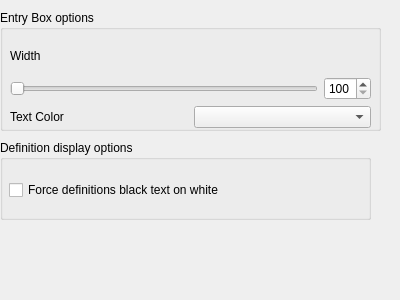
<?xml version="1.0" encoding="UTF-8"?>
<ui version="4.0">
 <class>Form</class>
 <widget class="QWidget" name="Form">
  <property name="geometry">
   <rect>
    <x>0</x>
    <y>0</y>
    <width>400</width>
    <height>300</height>
   </rect>
  </property>
  <property name="windowTitle">
   <string>Form</string>
  </property>
  <widget class="QGroupBox" name="groupBox">
   <property name="geometry">
    <rect>
     <x>0</x>
     <y>10</y>
     <width>381</width>
     <height>121</height>
    </rect>
   </property>
   <property name="title">
    <string>Entry Box options</string>
   </property>
   <widget class="QWidget" name="verticalLayoutWidget">
    <property name="geometry">
     <rect>
      <x>10</x>
      <y>30</y>
      <width>361</width>
      <height>88</height>
     </rect>
    </property>
    <layout class="QVBoxLayout" name="verticalLayout">
     <item>
      <widget class="QLabel" name="label">
       <property name="text">
        <string>Width</string>
       </property>
       <property name="buddy">
        <cstring>width_spinbox</cstring>
       </property>
      </widget>
     </item>
     <item>
      <layout class="QHBoxLayout" name="horizontalLayout">
       <item>
        <widget class="QSlider" name="width_slider">
         <property name="minimum">
          <number>100</number>
         </property>
         <property name="maximum">
          <number>640</number>
         </property>
         <property name="orientation">
          <enum>Qt::Horizontal</enum>
         </property>
        </widget>
       </item>
       <item>
        <widget class="QSpinBox" name="width_spinbox">
         <property name="minimum">
          <number>100</number>
         </property>
         <property name="maximum">
          <number>640</number>
         </property>
        </widget>
       </item>
      </layout>
     </item>
     <item>
      <layout class="QHBoxLayout" name="horizontalLayout_2">
       <item>
        <widget class="QLabel" name="label_2">
         <property name="text">
          <string>Text Color</string>
         </property>
        </widget>
       </item>
       <item>
        <widget class="KColorCombo" name="text_colorcombo"/>
       </item>
      </layout>
     </item>
    </layout>
   </widget>
  </widget>
  <widget class="QGroupBox" name="groupBox_2">
   <property name="geometry">
    <rect>
     <x>0</x>
     <y>140</y>
     <width>371</width>
     <height>80</height>
    </rect>
   </property>
   <property name="title">
    <string>Definition display options</string>
   </property>
   <widget class="QWidget" name="verticalLayoutWidget_2">
    <property name="geometry">
     <rect>
      <x>9</x>
      <y>30</y>
      <width>351</width>
      <height>41</height>
     </rect>
    </property>
    <layout class="QVBoxLayout" name="verticalLayout_2">
     <item>
      <widget class="QCheckBox" name="force_bw_definition_box">
       <property name="text">
        <string>Force definitions black text on white</string>
       </property>
      </widget>
     </item>
    </layout>
   </widget>
  </widget>
 </widget>
 <customwidgets>
  <customwidget>
   <class>KColorCombo</class>
   <extends>QComboBox</extends>
   <header>kcolorcombo.h</header>
  </customwidget>
 </customwidgets>
 <resources/>
 <connections>
  <connection>
   <sender>width_slider</sender>
   <signal>valueChanged(int)</signal>
   <receiver>width_spinbox</receiver>
   <slot>setValue(int)</slot>
   <hints>
    <hint type="sourcelabel">
     <x>175</x>
     <y>75</y>
    </hint>
    <hint type="destinationlabel">
     <x>368</x>
     <y>91</y>
    </hint>
   </hints>
  </connection>
  <connection>
   <sender>width_spinbox</sender>
   <signal>valueChanged(int)</signal>
   <receiver>width_slider</receiver>
   <slot>setValue(int)</slot>
   <hints>
    <hint type="sourcelabel">
     <x>368</x>
     <y>91</y>
    </hint>
    <hint type="destinationlabel">
     <x>143</x>
     <y>72</y>
    </hint>
   </hints>
  </connection>
 </connections>
</ui>
